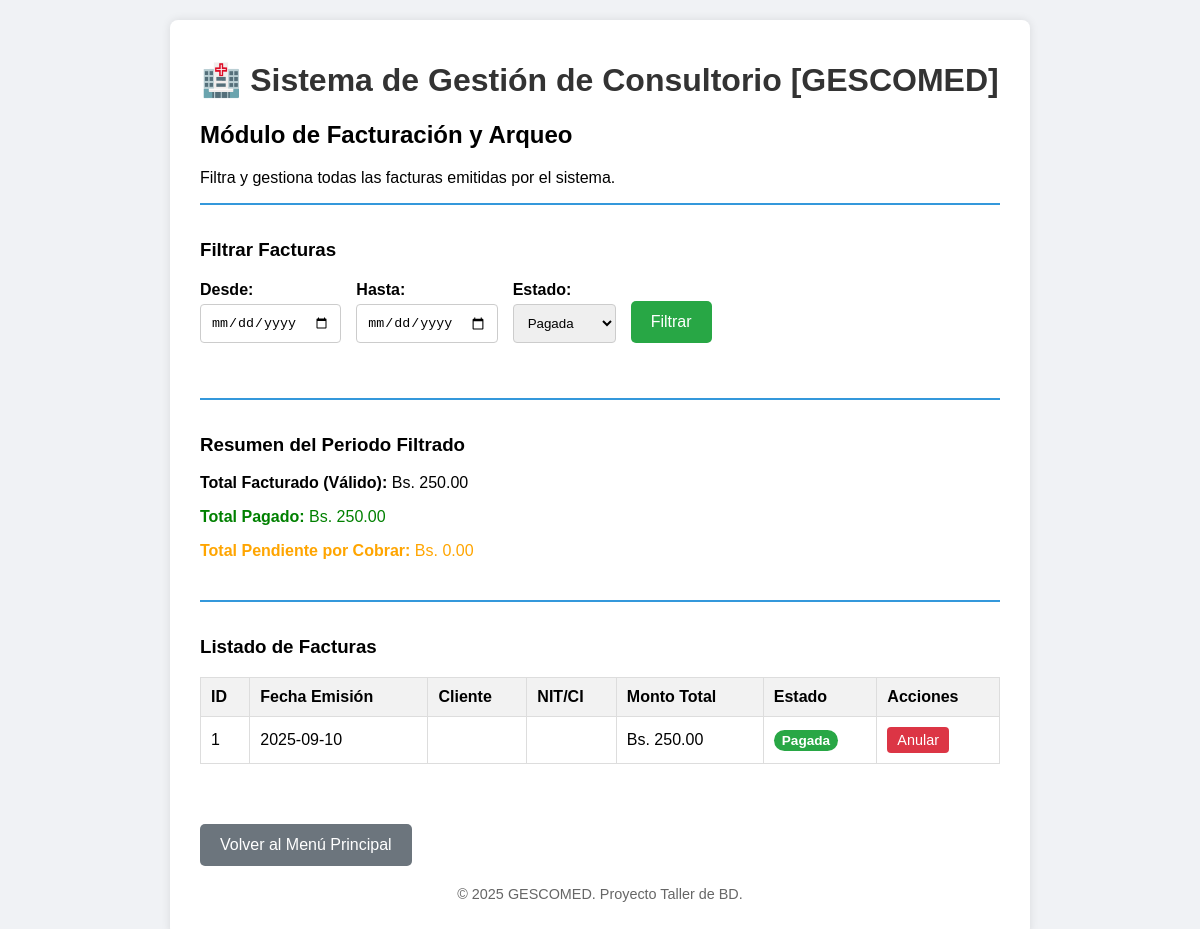
The app's page /app_php/facturacion.php?estado_filtro=pagada, older data.
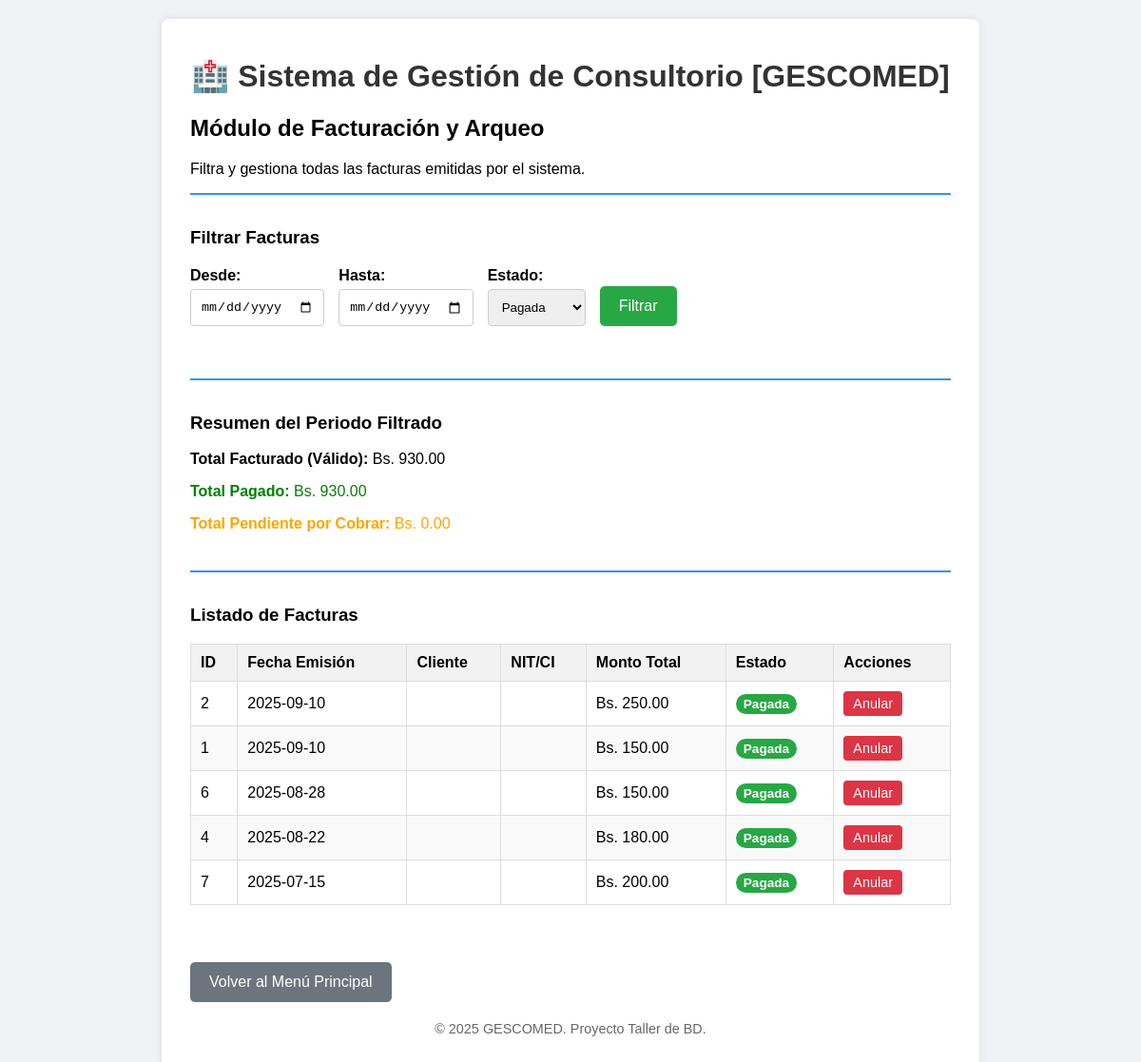
The same page, newer data.
### tables this page shows
CREATE TABLE `factura` (
  `id_factura` int(11) NOT NULL,
  `id_cita` int(11) NOT NULL,
  `monto_total` decimal(10,2) NOT NULL,
  `estado_pago` enum('pendiente','pagada') DEFAULT 'pendiente',
  `fecha_emision` date NOT NULL
);

### app_php/facturacion.php (the view, shortened to what the changed rows need)
<?php
require_once 'includes/db_connection.php';
try {
    $estado_filtro = $_GET['estado_filtro'] ?? 'todos';
    $sql_base = "SELECT f.*, CONCAT(p.nombre, ' ', p.apellido) AS paciente_nombre
                 FROM factura f
                 JOIN cita c ON f.id_cita = c.id_cita
                 JOIN paciente p ON c.id_paciente = p.id_paciente";
    $params = [];
    $where_clauses = [];
    if ($estado_filtro !== 'todos' && !empty($estado_filtro)) {
        $where_clauses[] = "f.estado_pago = ?";
        $params[] = $estado_filtro;
    }
    if (!empty($where_clauses)) {
        $sql_base .= " WHERE " . implode(' AND ', $where_clauses);
    }
    $sql_base .= " ORDER BY f.fecha_emision DESC, f.id_factura DESC";
    $stmt = $pdo->prepare($sql_base);
    $stmt->execute($params);
    $facturas = $stmt->fetchAll();
    $total_facturado = 0;
    $total_pagado = 0;
    $total_pendiente = 0;
    foreach ($facturas as $factura) {
        if ($factura['estado_pago'] !== 'anulada') {
            $total_facturado += $factura['monto_total'];
            if ($factura['estado_pago'] === 'pagada') {
                $total_pagado += $factura['monto_total'];
            } else {
                $total_pendiente += $factura['monto_total'];
            }
        }
    }
} catch (PDOException $e) {
    $error_message = "Error al cargar las facturas: " . $e->getMessage();
    $facturas = [];
}
?>
<?php include 'includes/header.php'; ?>
<h2>Módulo de Facturación y Arqueo</h2>
<div class="report-container">
    <h3>Resumen del Periodo Filtrado</h3>
    <p><strong>Total Facturado (Válido):</strong> Bs. <?php echo number_format($total_facturado, 2); ?></p>
    <p style="color: green;"><strong>Total Pagado:</strong> Bs. <?php echo number_format($total_pagado, 2); ?></p>
    <p style="color: orange;"><strong>Total Pendiente por Cobrar:</strong> Bs. <?php echo number_format($total_pendiente, 2); ?></p>
</div>
<div class="report-container">
    <table class="report-table">
        <thead>
            <tr>
                <th>ID</th>
                <th>Fecha Emisión</th>
                <th>Cliente</th>
                <th>NIT/CI</th>
                <th>Monto Total</th>
                <th>Estado</th>
                <th>Acciones</th>
            </tr>
        </thead>
        <tbody>
            <?php if (count($facturas) > 0): ?>
                <?php foreach ($facturas as $factura): ?>
                    <tr>
                        <td><?php echo htmlspecialchars($factura['id_factura']); ?></td>
                        <td><?php echo htmlspecialchars($factura['fecha_emision']); ?></td>
                        <td><?php echo htmlspecialchars($factura['razon_social_cliente']); ?></td>
                        <td><?php echo htmlspecialchars($factura['nit_cliente']); ?></td>
                        <td>Bs. <?php echo htmlspecialchars(number_format($factura['monto_total'], 2)); ?></td>
                        <td>
                            <span class="status-badge status-<?php echo htmlspecialchars($factura['estado_pago']); ?>">
                                <?php echo htmlspecialchars(ucfirst($factura['estado_pago'])); ?>
                            </span>
                        </td>
                        <td>
                            <?php if ($factura['estado_pago'] != 'anulada'): ?>
                                <form method="POST" style="display:inline;" onsubmit="return confirm('¿Estás seguro de que quieres anular esta factura? Esta acción no se puede deshacer.');">
                                    <button type="submit" class="btn-cancelar">Anular</button>
                                </form>
                            <?php endif; ?>
                        </td>
                    </tr>
                <?php endforeach; ?>
            <?php else: ?>
                <tr><td colspan="7" style="text-align:center;">No se encontraron facturas con los filtros seleccionados.</td></tr>
            <?php endif; ?>
        </tbody>
    </table>
</div>
<?php include 'includes/footer.php'; ?>

Row changes from the older to the newer data that the page shows:
now on this page (row edited): factura: id_factura "2", fecha_emision "2025-09-10", monto_total "250.00", estado_pago "Pagada"
changed factura id 1: monto_total "250.00" → "150.00"
added factura: id_factura "6", fecha_emision "2025-08-28", monto_total "150.00", estado_pago "Pagada"
added factura: id_factura "4", fecha_emision "2025-08-22", monto_total "180.00", estado_pago "Pagada"
added factura: id_factura "7", fecha_emision "2025-07-15", monto_total "200.00", estado_pago "Pagada"
Text that changed along with them:
$total_facturado: "250.00" → "930.00"
$total_pagado: "250.00" → "930.00"
